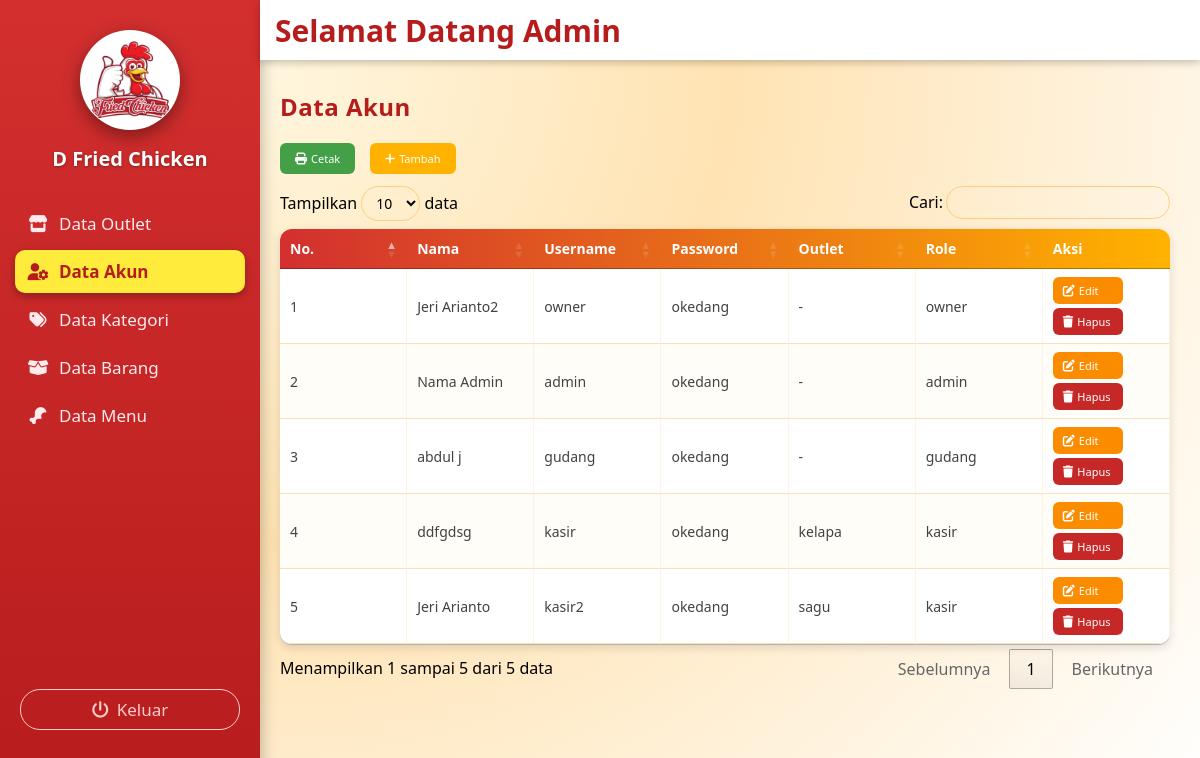
The app's page /admin/akun/akun.php (signed in) with its own data.
### tables this page shows
CREATE TABLE `akun` (
  `id_akun` int NOT NULL,
  `id_outlet` int DEFAULT NULL,
  `nama` varchar(15) NOT NULL,
  `username` varchar(15) NOT NULL,
  `password` varchar(15) NOT NULL,
  `role` enum('admin','kasir','owner','gudang') NOT NULL
);

CREATE TABLE `outlet` (
  `id_outlet` int NOT NULL,
  `nama_outlet` varchar(15) NOT NULL,
  `alamat` text NOT NULL
);

### admin/akun/akun.php (the view, shortened to what this page needs)
<?php
include '../../koneksi/sidebaradmin.php';
include '../../koneksi/koneksi.php';
?>
<link rel="stylesheet" href="https://cdn.datatables.net/1.13.6/css/jquery.dataTables.min.css">
<link rel="stylesheet" href="https://cdnjs.cloudflare.com/ajax/libs/font-awesome/6.5.0/css/all.min.css">
<div class="konten-utama">
  <h2>Data Akun</h2>
  <button class="tombol tombol-cetak"><i class="fa-solid fa-print"></i> Cetak</button>
  <button class="tombol tombol-tambah" onclick="tambahAkun()"><i class="fa-solid fa-plus"></i> Tambah</button>
  <table id="tabel-akun" class="tabel-akun">
    <thead>
      <tr>
        <th>No.</th>
        <th>Nama</th>
        <th>Username</th>
        <th>Password</th>
        <th>Outlet</th>
        <th>Role</th>
        <th>Aksi</th>
      </tr>
    </thead>
    <tbody>
<?php
$no = 1;
$query = mysqli_query($conn, "
    SELECT akun.*, outlet.nama_outlet
    FROM akun
    LEFT JOIN outlet ON akun.id_outlet = outlet.id_outlet
    ORDER BY akun.id_akun ASC
");
while($row = mysqli_fetch_assoc($query)) {
?>
      <tr>
        <td data-label="No"><?php echo $no++; ?></td>
        <td data-label="Nama"><?php echo $row['nama']; ?></td>
        <td data-label="Username"><?php echo $row['username']; ?></td>
        <td data-label="Password"><?php echo $row['password']; ?></td>
        <td data-label="Outlet">
          <?php
            if($row['nama_outlet']){
              echo $row['nama_outlet'];
            } elseif($row['id_outlet']) {
              echo 'Outlet ID '.$row['id_outlet'];
            } else {
              echo '-';
            }
          ?>
        </td>
        <td data-label="Role"><?php echo $row['role']; ?></td>
        <td data-label="Aksi">
          <button class="tombol tombol-edit" onclick="editAkun(<?php echo $row['id_akun']; ?>)">
            <i class="fa-solid fa-pen-to-square"></i> Edit
          </button>
          <button class="tombol tombol-hapus" onclick="hapusAkun(<?php echo $row['id_akun']; ?>)">
            <i class="fa-solid fa-trash"></i> Hapus
          </button>
        </td>
      </tr>
      <?php } ?>
    </tbody>
  </table>
</div>

### koneksi/sidebaradmin.php (style rules this page uses)
* { margin: 0; padding: 0; box-sizing: border-box; font-family: 'Segoe UI', Tahoma, Geneva, Verdana, sans-serif; }
body { display: flex; min-height: 100vh; background: #f3f3f3; overflow-x: hidden; }

### admin/akun/akun.php (style rules this page uses)
.konten-utama { margin-left:250px; margin-top:60px; padding:30px; min-height:calc(100vh - 60px); background: radial-gradient(circle at top left, #fff7e0 0%, #ffe3b3 40%, #ffffff 100%); font-family:Arial,sans-serif; }
.konten-utama h2 { margin-bottom:20px; color:#b71c1c; font-weight:700; letter-spacing:.5px; }
.tombol { border:none; border-radius:6px; cursor:pointer; color:white; font-size:11px; transition:0.25s; display:inline-flex; align-items:center; gap:4px; }
.tombol i { font-size:12px; }
.tombol-tambah { background:#ffb300; margin-bottom:12px; padding:8px 15px; }
.tombol-cetak { background:#43a047; margin-right:10px; padding:8px 15px; }
.tombol-edit { background:#fb8c00; min-width:70px; margin-bottom:4px; padding:6px 10px; }
.tombol-hapus { background:#c62828; min-width:70px; padding:6px 10px; }
.tabel-akun { width:100%; border-collapse:collapse; background:white; border-radius:12px; overflow:hidden; box-shadow:0 3px 10px rgba(0,0,0,0.12); table-layout:fixed; }
.tabel-akun thead tr { background: linear-gradient(90deg, #d32f2f, #ffb300); }
.tabel-akun th { color:#ffffff; text-align:left; padding:12px 15px; font-weight:600; font-size:14px; }
.tabel-akun td { padding:10px 15px; border-bottom:1px solid #ffe0b2; border-right:1px solid #fff3e0; font-size:14px; color:#424242; }
.tabel-akun tr:nth-child(even) { background:#fffdf7; }

### records on screen
akun: nama "Jeri Arianto2", username "owner", password "okedang", role "owner"
akun: nama "Nama Admin", username "admin", password "okedang", role "admin"
akun: nama "abdul j", username "gudang", password "okedang", role "gudang"
akun: nama "ddfgdsg", username "kasir", password "okedang", id_outlet.nama_outlet "kelapa", role "kasir"
akun: nama "Jeri Arianto", username "kasir2", password "okedang", id_outlet.nama_outlet "sagu", role "kasir"
